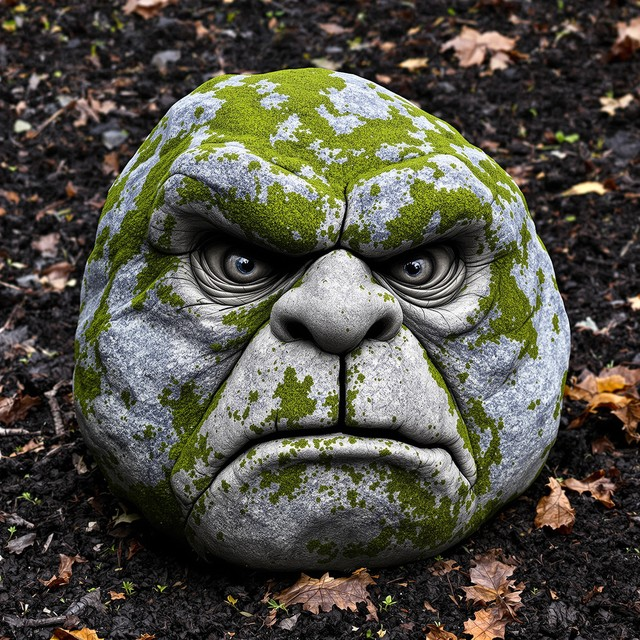
#> input picture assets/rock_options/troll-r1.jpg, 640 x 640 px, given in place of troll-r4.jpg, which was not available
$ python recut_troll.py
#> lines starting #> are read from the running program, lines starting #| are printed output that depends on the picture; after the words box and inside, x2 and y2 are one past the last pixel; in counts of white or black regions, pixels touching at a corner belong together; pictures that were not available may be replaced by others from this repository, and a replacement may not be noted
#!/usr/bin/env python3
# Re-cut the troll rockface from an already-generated opaque JPG. The rock is DARK on a
# near-black bg, so the old RGB flood-fill (thresh 34) climbed from bg (lum ~8) up into
# the rock's facets (lum ~40) and ate a third of the body. Fix: flood-fill a BINARY
# mask (dark <= T vs lit) so the first lit facet is a hard wall; interior dark cracks that
# aren't reachable from the border stay solid; then fill any residual interior holes.
import sys
from pathlib import Path
from PIL import Image, ImageDraw, ImageFilter

ROOT = Path(__file__).resolve().parents[1]

def luma(im):
    return im.convert("L")  # PIL L uses ITU-R 601-2 luma — good enough here

def dilate(mask, it):
    for _ in range(it):
        mask = mask.filter(ImageFilter.MaxFilter(5))
    return mask

def erode(mask, it):
    for _ in range(it):
        mask = mask.filter(ImageFilter.MinFilter(5))
    return mask

def cutout(src, dest, T=13, pad=8, feather=1.2, close=9):
#> called with src = 'assets/rock_options/troll-r4.jpg', dest = 'assets/rock_options/troll-r4.png', T = 13, pad = 8, feather = 1.2, close = 9
    im = Image.open(src).convert("RGB")
#> im is the input picture: PIL image 640x640 RGB; mean R, G, B 81.6, 80, 69.2
    w, h = im.size
#> w = 640; h = 640
    L = luma(im)
#> in luma, `return im.convert("L")`:
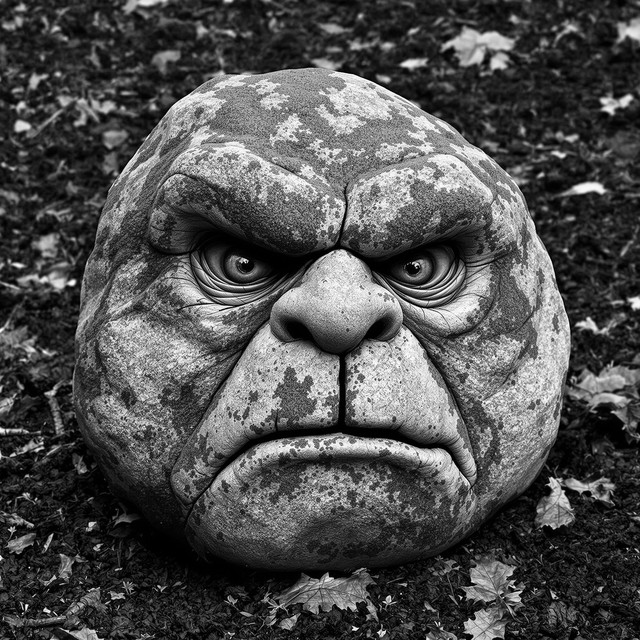
#> returned value: PIL image 640x640 L; min 0, max 255, mean 79.3
    lp = L.load()
    # binary foreground: 255 = lit rock (> T), 0 = dark (bg / crack / shadow)
    fg = Image.new("L", (w, h), 0)
#> fg: PIL image 640x640 L; every value is 0
    fp = fg.load()
    for y in range(h):
        for x in range(w):
            if lp[x, y] > T:
                fp[x, y] = 255
    # morphological CLOSE: dilate then erode by the same amount. This SEALS the crack
    # gaps that open to the rock edge (so brown soil can't show through) WITHOUT growing
    # the outer silhouette — a rock is a solid shape, its cracks are dark texture, not holes.
    fg = erode(dilate(fg, close), close)
#> the loop in dilate, `for _ in range(it):` made 9 passes
#> pass 1, in dilate, `mask = mask.filter(ImageFilter.MaxFilter(5))`:
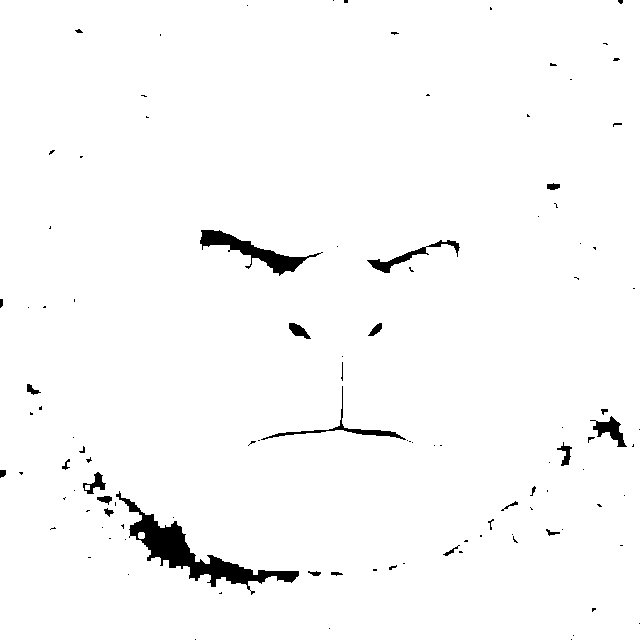
#> mask: PIL image 640x640 L; 97.9% white; 109 black regions (81 under 20 px), largest, box (x1, y1, x2, y2) and area: (116, 491, 299, 595) 3610, (200, 230, 323, 276) 1495, (367, 240, 460, 273) 573
#> pass 2, in dilate, `mask = mask.filter(ImageFilter.MaxFilter(5))`:
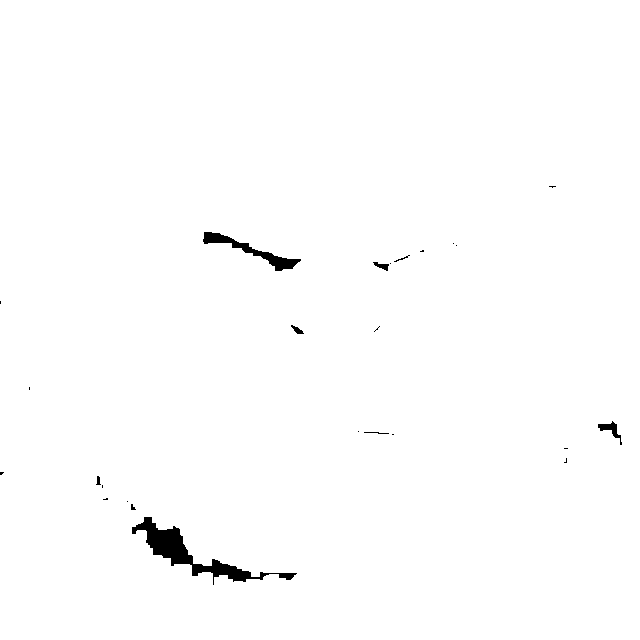
#> mask: PIL image 640x640 L; 99.2% white; 25 black regions (17 under 20 px), largest, box (x1, y1, x2, y2) and area: (132, 517, 297, 585) 2168, (203, 232, 301, 271) 838, (598, 421, 622, 445) 176
#> pass 3, in dilate, `mask = mask.filter(ImageFilter.MaxFilter(5))`:
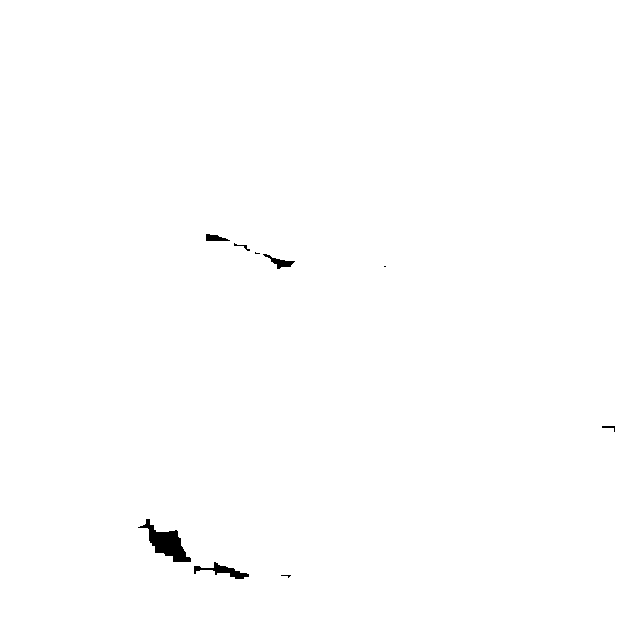
#> mask: PIL image 640x640 L; 99.6% white; 9 black regions (3 under 20 px), largest, box (x1, y1, x2, y2) and area: (138, 519, 191, 562) 890, (194, 562, 249, 579) 316, (263, 254, 295, 269) 163, (206, 234, 230, 241) 111, (234, 243, 250, 251) 32, (602, 426, 615, 432) 30
#> after the loop in dilate, `for _ in range(it):`: mask: PIL image 640x640 L; every value is 255
#> the loop in erode, `for _ in range(it):` made 9 passes
    # "outside" = background reachable from the border through fg's 0-region. Everything
    # else (the rock and any enclosed gaps the close missed) stays opaque.
    work = fg.copy()
    seeds = [(1, 1), (w - 2, 1), (1, h - 2), (w - 2, h - 2),
             (w // 2, 1), (w // 2, h - 2), (1, h // 2), (w - 2, h // 2)]
    SENT = 128
    for s in seeds:
        if work.load()[s[0], s[1]] == 0:
            ImageDraw.floodfill(work, s, SENT, thresh=0)
    alpha = Image.new("L", (w, h), 255)
    ap = alpha.load(); wp = work.load()
    for y in range(h):
        for x in range(w):
            if wp[x, y] == SENT:   # only the border-connected outside is transparent
                ap[x, y] = 0
    alpha = alpha.filter(ImageFilter.GaussianBlur(feather))
    out = im.convert("RGBA")
    out.putalpha(alpha)
    bbox = out.getbbox()
#> bbox = (0, 0, 640, 640)
    if bbox:
        bbox = (max(0, bbox[0] - pad), max(0, bbox[1] - pad),
                min(w, bbox[2] + pad), min(h, bbox[3] + pad))
        out = out.crop(bbox)
    out.save(dest, "PNG")
    # report interior transparency to catch leaks
    ow, oh = out.size
#> ow = 640; oh = 640
    op = out.load()
    x0, x1, y0, y1 = int(ow * .2), int(ow * .8), int(oh * .2), int(oh * .8)
#> x0 = 128; x1 = 512; y0 = 128; y1 = 512
    t = tot = 0
    for y in range(y0, y1, 3):
        for x in range(x0, x1, 3):
            tot += 1
            if op[x, y][3] < 40:
                t += 1
#> after the loop, t = 0; tot = 16384
    print(f"{dest}: size={out.size} interior-transparent={t/tot:.3f}")
#| assets/rock_options/troll-r4.png: size=(640, 640) interior-transparent=0.000

if __name__ == "__main__":
    n = sys.argv[1] if len(sys.argv) > 1 else "4"
    T = int(sys.argv[2]) if len(sys.argv) > 2 else 13
    src = ROOT / "assets" / "rock_options" / f"troll-r{n}.jpg"
    dest = ROOT / "assets" / "rock_options" / f"troll-r{n}.png"
    cutout(str(src), str(dest), T=T)
